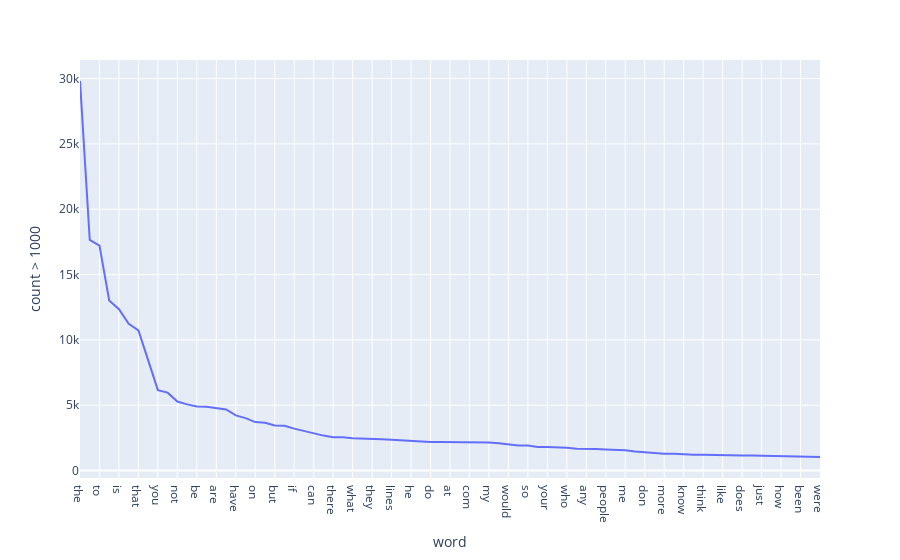

This figure's notebook cell:
### Markdown cell above
### Exercise 15

### Code cell
match = [(a,b[0]) for (a,b) in zip(name, freq)]
match = sorted(match, key = lambda i:i[1], reverse = True)

# Answer here
sort_name = [word for (word,_) in match]
sort_freq = [frequency for (_,frequency) in match]

fig = px.line(x=sort_name, y=sort_freq, labels={'x':'word', 'y':'count > 1000'})
fig.show()

### Figure 1 — Plotly figure (JSON) as saved in the notebook; plotly's stock layout.template omitted (floating-point values rounded to 4 significant figures)
{"data": [{"hovertemplate": "word=%{x}<br>count > 1000=%{y}<extra></extra>", "legendgroup": "", "line": {"color": "#636efa", "dash": "solid"}, "mode": "lines", "name": "", "orientation": "v", "showlegend": false, "type": "scatter", "x": ["the", "of", "to", "and", "is", "in", "that", "it", "you", "for", "not", "this", "be", "from", "are", "edu", "have", "as", "on", "with", "but", "or", "if", "was", "can", "we", "there", "by", "what", "subject", "they", "an", "lines", "one", "he", "god", "do", "organization", "at", "re", "com", "about", "my", "all", "would", "will", "so", "some", "your", "no", "who", "has", "any", "writes", "people", "which", "me", "article", "don", "his", "more", "other", "know", "when", "think", "their", "like", "university", "does", "out", "just", "only", "how", "also", "been", "than", "were"], "xaxis": "x", "y": [29825, 17660, 17222, 13017, 12343, 11226, 10723, 8447, 6157, 5962, 5285, 5063, 4898, 4877, 4769, 4675, 4218, 4015, 3709, 3655, 3453, 3432, 3208, 3020, 2818, 2674, 2556, 2548, 2472, 2464, 2448, 2393, 2353, 2312, 2232, 2216, 2193, 2192, 2191, 2186, 2172, 2148, 2143, 2093, 2000, 1925, 1912, 1802, 1793, 1791, 1742, 1671, 1669, 1645, 1604, 1599, 1543, 1453, 1400, 1318, 1286, 1278, 1230, 1215, 1213, 1184, 1177, 1170, 1151, 1142, 1130, 1127, 1100, 1090, 1068, 1045, 1028], "yaxis": "y"}], "layout": {"legend": {"tracegroupgap": 0}, "margin": {"t": 60}, "xaxis": {"anchor": "y", "domain": [0, 1], "title": {"text": "word"}}, "yaxis": {"anchor": "x", "domain": [0, 1], "title": {"text": "count > 1000"}}}}
